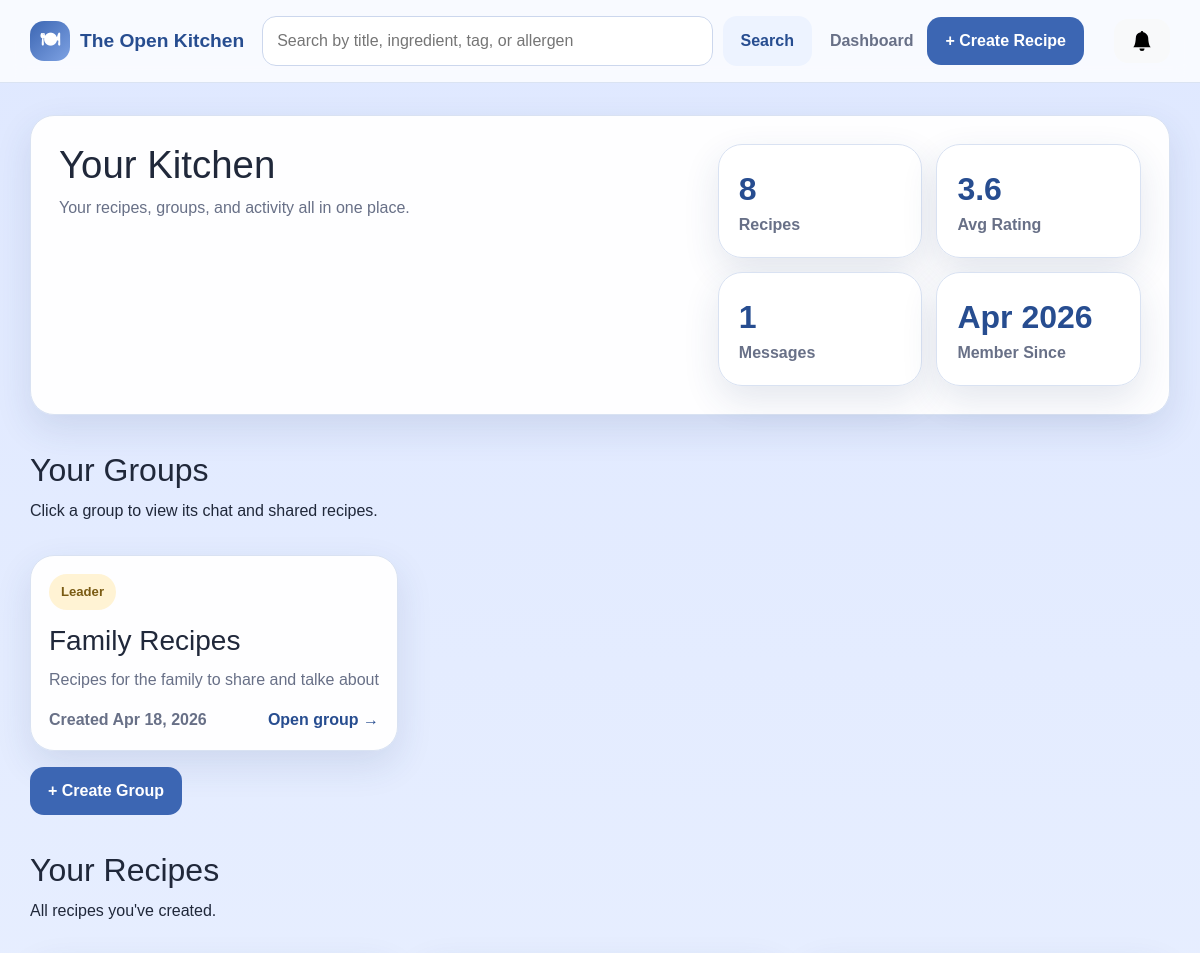
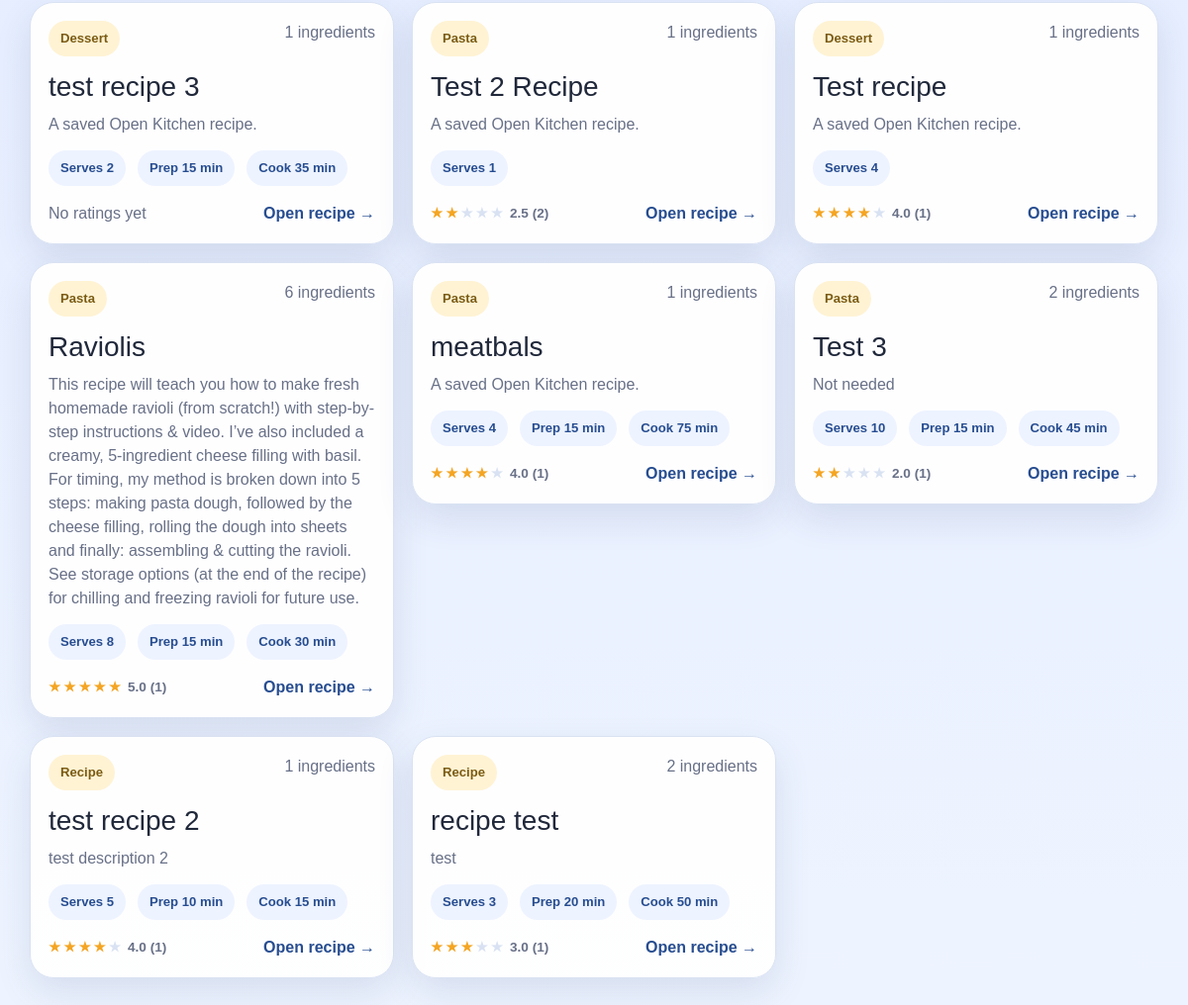
Screenshot of /groups with the database file from the repository (2 pictures, top to bottom).
### app/models.py (models this page shows)
class User(db.Model):
    __tablename__ = 'users'
    id = db.Column(db.Integer, primary_key=True)
    firstName = db.Column(db.String(50), nullable=False)
    lastName = db.Column(db.String(50), nullable=False)
    email = db.Column(db.String(100), unique=True, nullable=False)
    password = db.Column(db.String(255), nullable=False)
    role = db.Column(db.String(20), nullable=False, default='contributor')
    isActive = db.Column(db.Boolean, default=True)
    dateCreated = db.Column(db.DateTime, nullable=False, default=datetime.now)
    recipes = db.relationship('Recipe', backref='author', lazy=True)

class Group(db.Model):
    __tablename__ = 'groups'
    id = db.Column(db.Integer, primary_key=True)
    leaderID = db.Column(db.Integer, db.ForeignKey('users.id'), nullable=False)
    name = db.Column(db.String(100), nullable=False)
    description = db.Column(db.Text)
    dateCreated = db.Column(db.DateTime, nullable=False)
    members = db.relationship('GroupMember', backref='group', lazy=True)
    messages = db.relationship('GroupMessage', backref='group', lazy=True)

class Category(db.Model):
    __tablename__ = 'categories'
    id = db.Column(db.Integer, primary_key=True)
    name = db.Column(db.String(32), unique=True, nullable=False)

class Recipe(db.Model):
    __tablename__ = 'recipes'
    id = db.Column(db.Integer, primary_key=True)
    authorID = db.Column(db.Integer, db.ForeignKey('users.id'), nullable=False)
    title = db.Column(db.String(150), nullable=False)
    description = db.Column(db.Text, nullable=True)
    instructions = db.Column(db.Text, nullable=False)
    forkedFrom = db.Column(db.Integer, db.ForeignKey('recipes.id'), nullable=True)
    baseServings = db.Column(db.Integer, nullable=False)
    prepTime = db.Column(db.Integer, nullable=True)
    cookTime = db.Column(db.Integer, nullable=True)
    dateCreated = db.Column(db.DateTime, nullable=False, default=datetime.now)
    ingredients = db.relationship('Ingredient', backref='recipe', lazy=True, cascade='all, delete-orphan')
    categories = db.relationship('RecipeCategory', backref='recipe', lazy=True, cascade='all, delete-orphan')
    dietary_tags = db.relationship('RecipeDietaryTag', backref='recipe', lazy=True, cascade='all, delete-orphan')
    allergens = db.relationship('RecipeAllergen', backref='recipe', lazy=True, cascade='all, delete-orphan')

### app/routes.py (the view)
@app.route('/groups')
@app.route('/groups')
def my_groups():
    user = User.query.get(DEMO_USER_ID)
    memberships = GroupMember.query.filter_by(userID=DEMO_USER_ID).all()
    groups = [m.group for m in memberships]
    recipes = Recipe.query.filter_by(authorID=DEMO_USER_ID).order_by(Recipe.dateCreated.desc()).all()
    recipe_data = [_recipe_card_data(r) for r in recipes]
    message_count = GroupMessage.query.filter_by(senderID=DEMO_USER_ID).count()
    avg = db.session.query(func.avg(Rating.stars)).filter_by(userID=DEMO_USER_ID).scalar()
    avg_rating = round(avg, 1) if avg else None
    notifications = _get_notifications()
    has_unread = any(not n.isRead for n in notifications)
    return render_template('groups/index.html',
                           groups=groups,
                           recipe_data=recipe_data,
                           message_count=message_count,
                           avg_rating=avg_rating,
                           user=user,
                           notifications=notifications,
                           has_unread=has_unread)

### app/routes.py (called while the page is built)
def _get_avg_rating(recipe_id):
    result = db.session.query(func.avg(Rating.stars), func.count(Rating.id)).filter_by(recipeID=recipe_id).one()
    avg = round(result[0], 1) if result[0] else None
    count = result[1]
    return avg, count

def _recipe_card_data(recipe):
    ingredient_count = Ingredient.query.filter_by(recipeID=recipe.id).count()
    category_links = RecipeCategory.query.filter_by(recipeID=recipe.id).all()
    category_names = [rc.category.name for rc in category_links if rc.category]
    avg_rating, rating_count = _get_avg_rating(recipe.id)
    return {
        'recipe': recipe,
        'ingredient_count': ingredient_count,
        'category_names': category_names,
        'avg_rating': avg_rating,
        'rating_count': rating_count,
    }

def _get_notifications():
    return Notification.query.filter_by(userID=DEMO_USER_ID).order_by(Notification.dateCreated.desc()).all()

### app/templates/groups/index.html (shortened to what this page needs)
{% extends "base.html" %}
{% block content %}
<section class="hero-card">
    <div>
        <h1>Your Kitchen</h1>
        <p class="hero-copy">Your recipes, groups, and activity all in one place.</p>
    </div>
    <div class="stats-panel">
        <div class="stat-card">
            <span class="stat-number">{{ recipe_data|length }}</span>
            <span class="stat-label">Recipes</span>
        </div>
        <div class="stat-card">
            <span class="stat-number">{{ avg_rating or '—' }}</span>
            <span class="stat-label">Avg Rating</span>
        </div>
        <div class="stat-card">
            <span class="stat-number">{{ message_count }}</span>
            <span class="stat-label">Messages</span>
        </div>
        <div class="stat-card">
            <span class="stat-number">{{ user.dateCreated.strftime('%b %Y') }}</span>
            <span class="stat-label">Member Since</span>
        </div>
    </div>
</section>
<section class="section-head" style="margin-top: 36px;">
    <div>
        <h2>Your Groups</h2>
        <p>Click a group to view its chat and shared recipes.</p>
    </div>
</section>
{% if groups %}
<div class="card-grid">
    {% for group in groups %}
    <a href="{{ url_for('view_group', group_id=group.id) }}" class="recipe-card-link">
        <article class="recipe-card">
            <div class="recipe-card-top">
                <span class="mini-pill">{{ 'Leader' if group.leaderID == 1 else 'Member' }}</span>
            </div>
            <h3>{{ group.name }}</h3>
            <p>{{ group.description or 'No description provided.' }}</p>
            <div class="recipe-card-footer">
                <span class="muted-small">Created {{ group.dateCreated.strftime('%b %d, %Y') }}</span>
                <span>Open group →</span>
            </div>
        </article>
    </a>
    {% endfor %}
</div>
{% else %}
<div class="empty-state">
    <h3>No groups yet</h3>
    <p>Create a group and invite others to start sharing recipes.</p>
</div>
{% endif %}
<div class="mt-3 mb-4">
    <a href="{{ url_for('create_group') }}" class="btn btn-primary">+ Create Group</a>
</div>
<section class="section-head" style="margin-top: 36px;">
    <div>
        <h2>Your Recipes</h2>
        <p>All recipes you've created.</p>
    </div>
</section>
{% if recipe_data %}
<div class="card-grid">
    {% for item in recipe_data %}
    <a href="{{ url_for('view_recipe', recipe_id=item.recipe.id) }}" class="recipe-card-link">
        <article class="recipe-card">
            <div class="recipe-card-top">
                <span class="mini-pill">{{ item.category_names[0] if item.category_names else 'Recipe' }}</span>
                <span class="muted-small">{{ item.ingredient_count }} ingredients</span>
            </div>
            <h3>{{ item.recipe.title }}</h3>
            <p>{{ item.recipe.description or 'A saved Open Kitchen recipe.' }}</p>
            <div class="pill-row">
                <span class="pill">Serves {{ item.recipe.baseServings }}</span>
                {% if item.recipe.prepTime %}<span class="pill">Prep {{ item.recipe.prepTime }} min</span>{% endif %}
                {% if item.recipe.cookTime %}<span class="pill">Cook {{ item.recipe.cookTime }} min</span>{% endif %}
            </div>
            <div class="recipe-card-footer">
                {% if item.avg_rating %}
                <span class="card-stars">
                    {% for i in range(1, 6) %}<span class="{% if i <= item.avg_rating|round(0,'floor')|int %}star-on{% else %}star-off{% endif %}">★</span>{% endfor %}
                    <span class="rating-score">{{ item.avg_rating }} ({{ item.rating_count }})</span>
                </span>
                {% else %}
                <span class="muted-small no-rating">No ratings yet</span>
                {% endif %}
                <span>Open recipe →</span>
            </div>
        </article>
    </a>
    {% endfor %}
</div>
{% else %}
<div class="empty-state">
    <h3>No recipes yet</h3>
    <p>Create your first recipe to see it here.</p>
    <a href="{{ url_for('create_recipe') }}" class="btn btn-primary">Create Recipe</a>
</div>
{% endif %}
{% endblock %}

### app/templates/base.html (shortened to what this page needs)
<!DOCTYPE html>
<html lang="en">
<head>
    <link href="https://cdn.jsdelivr.net/npm/bootstrap@5.3.3/dist/css/bootstrap.min.css" rel="stylesheet">
    <link rel="stylesheet" href="{{ url_for('static', filename='style.css') }}">
</head>
<body>
    <header class="site-header">
        <div class="container nav-wrap">
            <a class="brand" href="{{ url_for('dashboard') }}">
                <span class="brand-mark">🍽</span>
                <span>The Open Kitchen</span>
            </a>
            <form class="searchbar" action="{{ url_for('search') }}" method="get">
                <input type="text" name="q" placeholder="Search by title, ingredient, tag, or allergen"
                       value="{{ request.args.get('q', '') }}">
                <button type="submit" class="btn btn-secondary">Search</button>
            </form>
            <nav class="nav-links">
                <a href="{{ url_for('dashboard') }}">Dashboard</a>
                <a href="{{ url_for('create_recipe') }}" class="btn btn-primary">+ Create Recipe</a>
                <button type="button"
                        id="notificationBtn"
                        class="btn btn-light position-relative ms-3"
                        data-bs-toggle="offcanvas"
                        data-bs-target="#notificationPanel"
                        aria-controls="notificationPanel">
                    <svg xmlns="http://www.w3.org/2000/svg" width="20" height="20" fill="currentColor" class="bi bi-bell-fill" viewBox="0 0 16 16">
                        <path d="M8 16a2 2 0 0 0 2-2H6a2 2 0 0 0 2 2m.995-14.901a1 1 0 1 0-1.99 0A5 5 0 0 0 3 6c0 1.098-.5 6-2 7h14c-1.5-1-2-5.902-2-7 0-2.42-1.72-4.44-4.005-4.901"/>
                    </svg>
                </button>
            </nav>
        </div>
    </header>
    <main class="container page-shell">
        {% block content %}{% endblock %}
    </main>
    <div class="toast-container position-fixed top-0 end-0 p-3" style="z-index: 1100;" id="toastContainer"></div>
</body>
</html>

### app/static/style.css (style rules this page uses)
:root { --bg-top: #dfe8ff; --bg-bottom: #eef4ff; --surface: rgba(255, 255, 255, 0.96); --surface-strong: #ffffff; --primary: #3c66b3; --primary-dark: #274d90; --accent: #f4c15d; --text: #20283a; --muted: #687087; --line: #d9e2f2; --shadow: 0 14px 36px rgba(40, 62, 113, 0.12); --radius-lg: 24px; --radius-md: 18px; --radius-sm: 12px; }
* { box-sizing: border-box; }
html, body { margin: 0; padding: 0; }
body { font-family: Arial, Helvetica, sans-serif; color: var(--text); background: linear-gradient(180deg, var(--bg-top) 0%, var(--bg-bottom) 100%); }
a { color: inherit; text-decoration: none; }
.container { width: min(1160px, calc(100% - 32px)); margin: 0 auto; }
.page-shell { padding: 32px 0 56px; }
.site-header { position: sticky; top: 0; z-index: 20; backdrop-filter: blur(10px); background: rgba(255, 255, 255, 0.78); border-bottom: 1px solid rgba(217, 226, 242, 0.95); }
.nav-wrap { display: grid; grid-template-columns: auto 1fr auto; gap: 18px; align-items: center; padding: 16px 0; }
.brand { display: inline-flex; align-items: center; gap: 10px; font-size: 1.2rem; font-weight: 800; color: var(--primary-dark); }
.brand-mark { display: inline-grid; place-items: center; width: 40px; height: 40px; border-radius: 14px; background: linear-gradient(135deg, var(--primary), #7ea2e3); color: white; }
.nav-links { display: inline-flex; align-items: center; gap: 14px; }
.nav-links a:not(.btn) { color: var(--muted); font-weight: 600; }
.searchbar { display: grid; grid-template-columns: 1fr auto; gap: 10px; }
.searchbar input, input, select, textarea { width: 100%; padding: 12px 14px; border: 1px solid #ccd7ed; border-radius: 14px; font: inherit; background: white; }
.btn { display: inline-flex; align-items: center; justify-content: center; gap: 8px; border: 0; border-radius: 14px; padding: 12px 18px; font-weight: 700; cursor: pointer; }
.btn-primary { background: var(--primary); color: white; }
.btn-secondary { background: #edf3ff; color: var(--primary-dark); }
.hero-card, .recipe-card, .form-card, .panel-card, .empty-state, .alert, .stat-card { background: var(--surface); border: 1px solid var(--line); border-radius: var(--radius-lg); box-shadow: var(--shadow); }
.hero-card { display: grid; grid-template-columns: 1.2fr .8fr; gap: 24px; padding: 28px; }
h1, h2, h3 { margin: 0 0 10px; }
.hero-card h1 { font-size: 2.4rem; line-height: 1.1; }
.hero-copy, .lead, .helper, .muted-small { color: var(--muted); }
.hero-actions, .pill-row, .form-actions { display: flex; gap: 12px; flex-wrap: wrap; }
.stats-panel { display: grid; grid-template-columns: 1fr 1fr; gap: 14px; }
.stat-card { padding: 20px; }
.stat-number { display: block; font-size: 2rem; font-weight: 800; color: var(--primary-dark); }
.stat-label { color: var(--muted); font-weight: 600; }
.section-head { display: flex; align-items: end; justify-content: space-between; gap: 16px; margin: 28px 0 16px; }
.card-grid { display: grid; grid-template-columns: repeat(3, minmax(0, 1fr)); gap: 18px; }
.recipe-card-link { display: block; }
.recipe-card { padding: 18px; transition: transform .16s ease, box-shadow .16s ease; }
.recipe-card-top, .content-grid { display: flex; justify-content: space-between; gap: 12px; }
.recipe-card h3 { margin-top: 14px; }
.recipe-card p { margin: 0 0 14px; color: var(--muted); }
.recipe-card-footer { margin-top: 16px; font-weight: 700; color: var(--primary-dark); }
.pill, .mini-pill { display: inline-flex; align-items: center; gap: 6px; border-radius: 999px; padding: 8px 12px; font-size: .82rem; font-weight: 700; }
.pill { background: #edf3ff; color: var(--primary-dark); }
.mini-pill { background: #fff3d4; color: #7a5b13; }
.recipe-card-footer { margin-top: 16px; font-weight: 700; color: var(--primary-dark); display: flex; justify-content: space-between; align-items: center; gap: 8px; }
.card-stars { display: inline-flex; align-items: center; gap: 3px; font-size: .85rem; }
.star-on { color: #f4a523; }
.star-off { color: #d9e2f2; }
.rating-score { color: var(--muted); font-weight: 600; margin-left: 4px; }
.no-rating { font-weight: 400; }

### rows the page displays
User: dateCreated "Apr 2026"
Group: leaderID "Leader", name "Family Recipes", description "Recipes for the family to share and talke about", dateCreated "Apr 18, 2026"
Category: name "Dessert" "Dessert"
Recipe: recipe "test recipe 3", recipe "A saved Open Kitchen recipe.", recipe.baseServings "2", recipe.prepTime "15", recipe.cookTime "35"
Category: name "Pasta" "Pasta" "Pasta" "Pasta"
Recipe: recipe "Test 2 Recipe", recipe "A saved Open Kitchen recipe.", recipe.baseServings "1"
Recipe: recipe "Test recipe", recipe "A saved Open Kitchen recipe.", recipe.baseServings "4"
Recipe: recipe "Raviolis", recipe "This recipe will teach you how to make fresh homemade ravioli (from scratch!) with step-by-step instructions & video. I’ve also included a creamy, 5-ingredient cheese filling with basil. For timing, my method is broken down into 5 steps: making pasta dough, followed by the cheese filling, rolling the dough into sheets and finally: assembling & cutting the ravioli. See storage options (at the end of the recipe) for chilling and freezing ravioli for future use.", recipe.baseServings "8", recipe.prepTime "15", recipe.cookTime "30"
Recipe: recipe "meatbals", recipe "A saved Open Kitchen recipe.", recipe.baseServings "4", recipe.prepTime "15", recipe.cookTime "75"
Recipe: recipe "Test 3", recipe "Not needed", recipe.baseServings "10", recipe.prepTime "15", recipe.cookTime "45"
Recipe: recipe "test recipe 2", recipe "test description 2", recipe.baseServings "5", recipe.prepTime "10", recipe.cookTime "15"
Recipe: recipe "recipe test", recipe "test", recipe.baseServings "3", recipe.prepTime "20", recipe.cookTime "50"

### other values shown
{{ recipe_data|length }} "8"
{{ avg_rating or '—' }} "3.6"
{{ message_count }} "1"
{{ item.ingredient_count }} "1" "1" "1" "6" "1" "2" "1" "2"
{{ item.avg_rating }} "2.5" "4.0" "5.0" "4.0" "2.0" "4.0" "3.0"
{{ item.rating_count }} "2" "1" "1" "1" "1" "1" "1"
{{ item.category_names[0] if item.category_names else 'Recipe' }} "Recipe" "Recipe"
